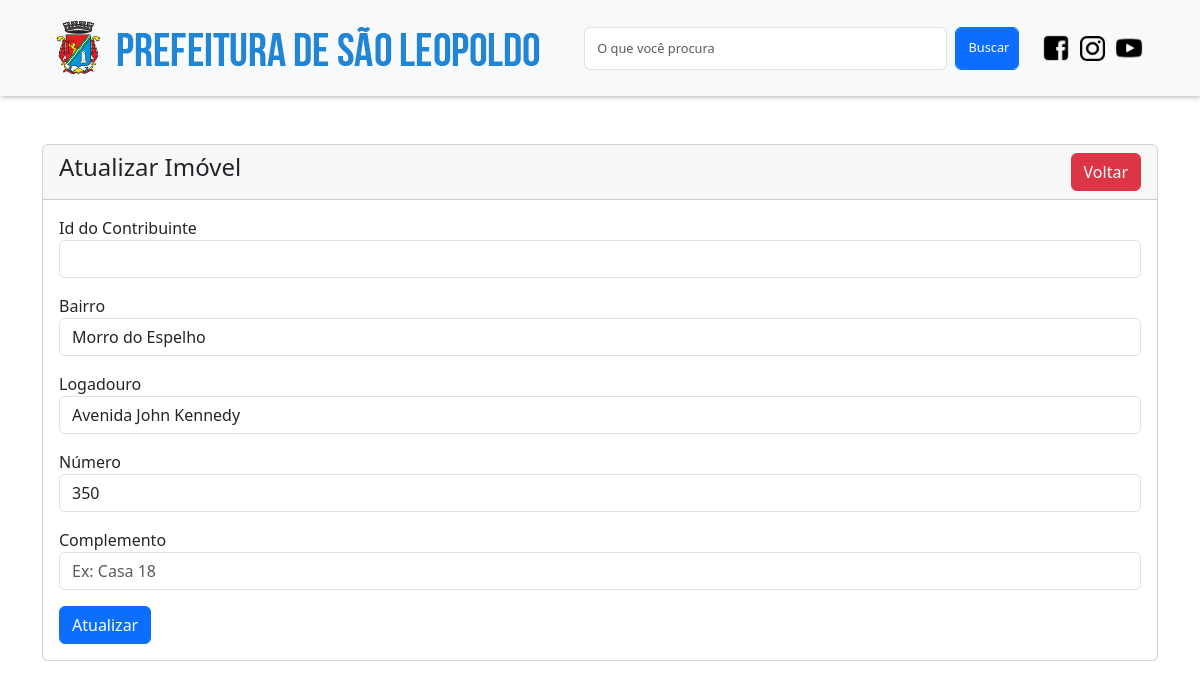
Page /imovel-edit.php?inscricao_municipal=1 (signed in) on the committed database.
### tables this page shows
CREATE TABLE `imoveis` (
  `inscricao_municipal` int(11) NOT NULL,
  `logadouro` varchar(255) NOT NULL,
  `numero` int(10) NOT NULL,
  `bairro` varchar(255) NOT NULL,
  `complemento` varchar(50) DEFAULT NULL,
  `contribuinte` varchar(255) NOT NULL
);

### imovel-edit.php (the view, shortened to what this page needs)
<?php
include('conexao.php');
?>
<!doctype html>
<html lang="pt-br">
  <head>
    <link href="https://cdn.jsdelivr.net/npm/bootstrap@5.3.3/dist/css/bootstrap.min.css" rel="stylesheet">
    <link rel="stylesheet" href="src/style.css">
  </head>
  <body>
    <nav class="navbar navbar-expand-lg bg-body-tertiary" style="box-shadow: 1px 1px 5px rgb(0, 0, 0, 0.3);">
        <div class="container-fluid d-flex p-2"  style="margin: 0 3rem;">
            <a class="navbar-brand" href="#"><img class="img-fluid" src="./src/img/logo-prefeitura.png"></a>
            <form class="d-flex" role="search" style="width: 40%" action="" method="POST">
                <input class="form-control me-2" type="search" placeholder="O que você procura" aria-label="Search" style="height: 43px; font-size: 0.8rem;">
                <button class="btn btn-primary form-control" style="width: 4rem; color: #fff; font-size: 0.8rem;" type="submit">Buscar</button>
            </form>
            <section class="links">
                <a href="#" target="_blank"><img class="img-fluid" src="./src/img/logo-facebook.png" style="width: 30px;"></a>
                <a href="https://www.instagram.com/prefasaoleo/" target="_blank">
                    <img class="img-fluid" src="./src/img/logo-instagram.png" style="width: 25px; margin: 0 5px;"></a>
                <a href="#" target="_blank"><img class="img-fluid" src="./src/img/logo-youtube.png" style="width: 30px"></a>
            </section>
        </div>
    </nav>
    <div class="container mt-5">
        <div class="row">
            <div class="col-md-12">
                <div class="card">
                    <div class="card-header">
                        <h4>
                            Atualizar Imóvel
                            <a href="gerenciar-imovel.php" class="btn btn-danger float-end">Voltar</a>
                        </h4>
                    </div>
                    <div class="card-body">
                    <?php
                        if (isset($_GET['inscricao_municipal'])) {
                            $inscricao_municipal = mysqli_real_escape_string($mysqli, $_GET['inscricao_municipal']);
                            $sql_code = "SELECT * FROM imoveis WHERE inscricao_municipal = '$inscricao_municipal'";
                            $query = mysqli_query($mysqli, $sql_code);
                            if (mysqli_num_rows($query) > 0) {
                                $imovel = mysqli_fetch_array($query);
                            }
                        ?>
                        <form action="acoes-imovel.php" method="post">
                            <div class="mb-3">
                                <label>Id do Contribuinte</label>
                                <input type="number" name="id_contribuinte" class="form-control" min="1" required>
                            </div>
                            <div class="mb-3">
                                <label>Bairro</label>
                                <input type="text" name="bairro" value="<?=$imovel['bairro']?>" class="form-control" required>
                            </div>
                            <div class="mb-3">
                                <label>Logadouro</label>
                                <input type="text" name="logadouro" value="<?=$imovel['logadouro']?>" class="form-control" placeholder="Avenida ou Rua" required>
                            </div>
                            <div class="mb-3">
                                <label>Número</label>
                                <input type="number" name="numero" value="<?=$imovel['numero']?>" class="form-control" min="1" required>
                            </div>
                            <div class="mb-3">
                                <label>Complemento</label>
                                <input type="text" name="complemento" value="<?=$imovel['complemento']?>" class="form-control" placeholder="Ex: Casa 18">
                            </div>
                            <button type="submit" name="update_imovel" class="btn btn-primary float-middle">Atualizar</button>
                        </form>
                        <?php
                        } else {
                            echo '<h5>Imóvel não encontrado</h5>';
                        }
                        ?>
                    </div>
                </div>
            </div>
        </div>
    </div>
  </body>
</html>

### src/style.css (style rules this page uses)
* { margin: 0; padding: 0; box-sizing: border-box; }

### rows in the picture
imoveis: bairro "Morro do Espelho", logadouro "Avenida John Kennedy", numero "350"
